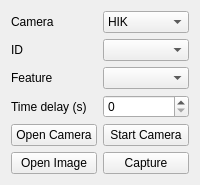
          <widget class="QWidget" name="tab_4">
           <attribute name="title">
            <string>Camera</string>
           </attribute>
           <layout class="QGridLayout" name="gridLayout_6">
            <item row="5" column="1">
             <widget class="QPushButton" name="but_capture_teaching">
              <property name="sizePolicy">
               <sizepolicy hsizetype="Preferred" vsizetype="Fixed">
                <horstretch>1</horstretch>
                <verstretch>0</verstretch>
               </sizepolicy>
              </property>
              <property name="text">
               <string>Capture</string>
              </property>
             </widget>
            </item>
            <item row="2" column="1">
             <widget class="QComboBox" name="combo_box_feature_camera">
              <property name="sizePolicy">
               <sizepolicy hsizetype="Expanding" vsizetype="Fixed">
                <horstretch>0</horstretch>
                <verstretch>0</verstretch>
               </sizepolicy>
              </property>
             </widget>
            </item>
            <item row="1" column="1">
             <widget class="QComboBox" name="combo_box_id_camera">
              <property name="sizePolicy">
               <sizepolicy hsizetype="Expanding" vsizetype="Fixed">
                <horstretch>0</horstretch>
                <verstretch>0</verstretch>
               </sizepolicy>
              </property>
             </widget>
            </item>
            <item row="2" column="0">
             <widget class="QLabel" name="label_12">
              <property name="sizePolicy">
               <sizepolicy hsizetype="Fixed" vsizetype="Fixed">
                <horstretch>0</horstretch>
                <verstretch>0</verstretch>
               </sizepolicy>
              </property>
              <property name="text">
               <string>Feature</string>
              </property>
             </widget>
            </item>
            <item row="4" column="0">
             <widget class="QPushButton" name="but_open_camera_teaching">
              <property name="sizePolicy">
               <sizepolicy hsizetype="Expanding" vsizetype="Fixed">
                <horstretch>0</horstretch>
                <verstretch>0</verstretch>
               </sizepolicy>
              </property>
              <property name="text">
               <string>Open Camera</string>
              </property>
             </widget>
            </item>
            <item row="0" column="0">
             <widget class="QLabel" name="label_10">
              <property name="sizePolicy">
               <sizepolicy hsizetype="Fixed" vsizetype="Fixed">
                <horstretch>0</horstretch>
                <verstretch>0</verstretch>
               </sizepolicy>
              </property>
              <property name="text">
               <string>Camera</string>
              </property>
             </widget>
            </item>
            <item row="4" column="1">
             <widget class="QPushButton" name="but_start_camera_teaching">
              <property name="sizePolicy">
               <sizepolicy hsizetype="Expanding" vsizetype="Fixed">
                <horstretch>0</horstretch>
                <verstretch>0</verstretch>
               </sizepolicy>
              </property>
              <property name="text">
               <string>Start Camera</string>
              </property>
             </widget>
            </item>
            <item row="0" column="1">
             <widget class="QComboBox" name="combo_box_name_camera">
              <property name="sizePolicy">
               <sizepolicy hsizetype="Expanding" vsizetype="Fixed">
                <horstretch>0</horstretch>
                <verstretch>0</verstretch>
               </sizepolicy>
              </property>
              <item>
               <property name="text">
                <string>HIK</string>
               </property>
              </item>
              <item>
               <property name="text">
                <string>Webcam</string>
               </property>
              </item>
              <item>
               <property name="text">
                <string>SODA</string>
               </property>
              </item>
             </widget>
            </item>
            <item row="1" column="0">
             <widget class="QLabel" name="label_11">
              <property name="sizePolicy">
               <sizepolicy hsizetype="Fixed" vsizetype="Fixed">
                <horstretch>0</horstretch>
                <verstretch>0</verstretch>
               </sizepolicy>
              </property>
              <property name="text">
               <string>ID</string>
              </property>
             </widget>
            </item>
            <item row="5" column="0">
             <widget class="QPushButton" name="but_open_image_teaching">
              <property name="sizePolicy">
               <sizepolicy hsizetype="Preferred" vsizetype="Fixed">
                <horstretch>1</horstretch>
                <verstretch>0</verstretch>
               </sizepolicy>
              </property>
              <property name="text">
               <string>Open Image</string>
              </property>
             </widget>
            </item>
            <item row="3" column="0">
             <widget class="QLabel" name="label_2">
              <property name="text">
               <string>Time delay (s)</string>
              </property>
             </widget>
            </item>
            <item row="3" column="1">
             <widget class="QSpinBox" name="spin_box_time_delay_camera">
              <property name="maximum">
               <number>10000</number>
              </property>
             </widget>
            </item>
           </layout>
          </widget>
